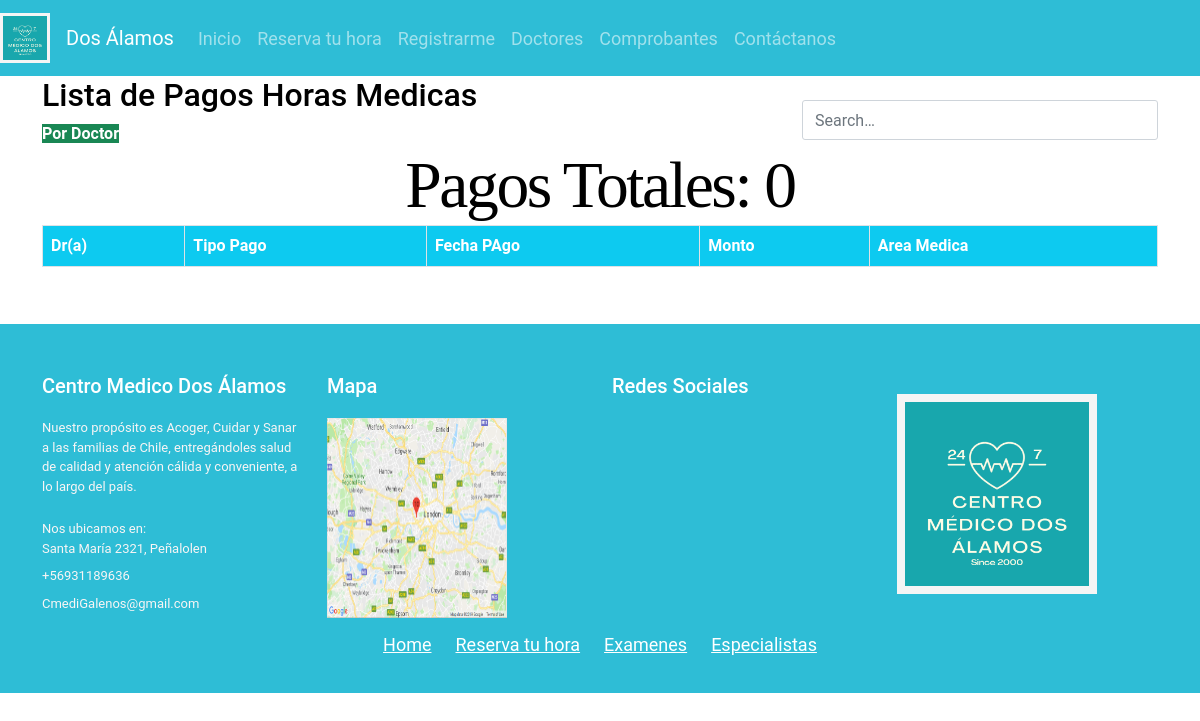
Page /informePagos/6/ on the earlier database version.
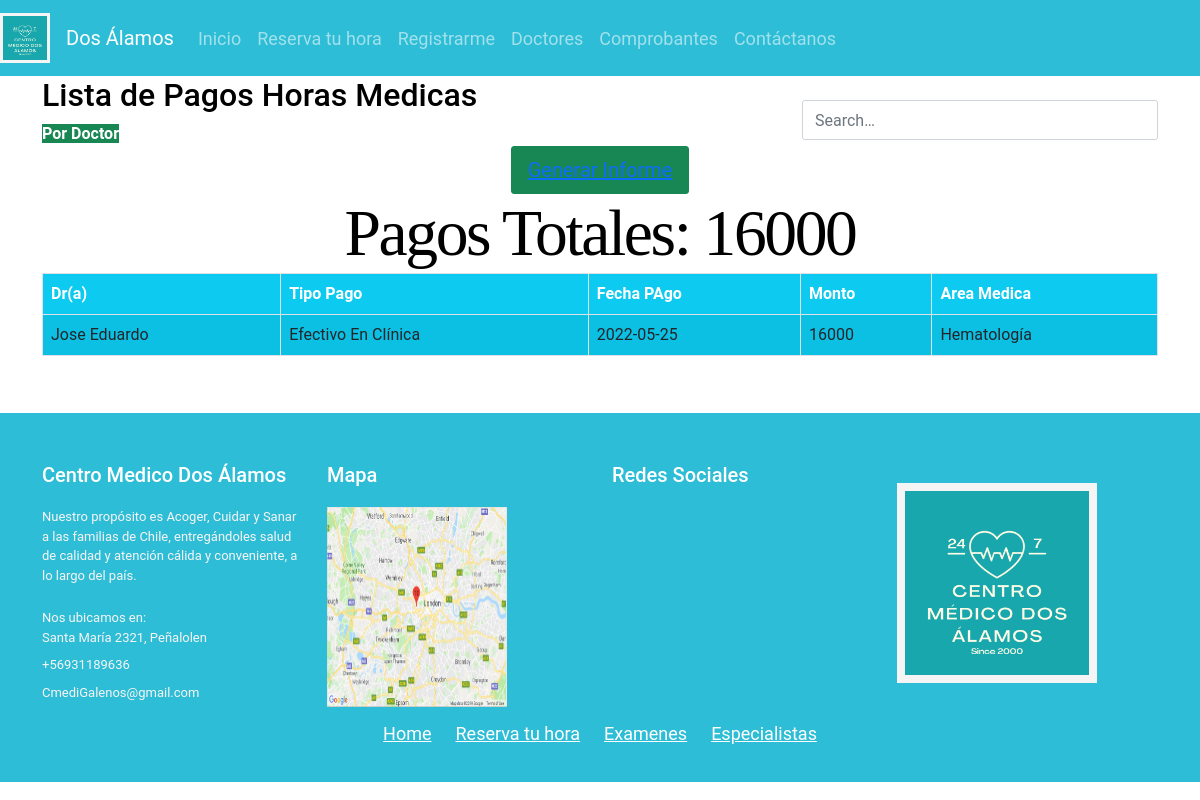
Same page on the later database version.
### core/models.py (models this page shows, shortened)
class horaMedica(models.Model):
    consulta = models.TextField( max_length=400)
    fkHora = models.ForeignKey(hora, on_delete=models.CASCADE)
    fecha = models.DateField(auto_now_add=False,auto_now=False,null=True,blank=True);
    fkPaciente = models.ForeignKey(paciente, on_delete=models.CASCADE)
    fkTipoPago = models.ForeignKey(tipoPago, on_delete=models.CASCADE)
    fkPago = models.ForeignKey(pago, on_delete=models.CASCADE)
    fkMedico = models.ForeignKey(doctor, on_delete=models.CASCADE)

class doctor(models.Model):
    nomDoc = models.CharField( max_length=50)
    aPatDoc = models.CharField( max_length=50)
    rutDoc = models.CharField( max_length=50)
    emailDoc = models.CharField( max_length=50)
    bornDateDoc = models.DateTimeField(auto_now_add=False,auto_now=False,null=True,blank=True);
    fkGender = models.ForeignKey(gender, on_delete=models.CASCADE, blank=True)
    fkComuna = models.ForeignKey(comuna, on_delete=models.CASCADE)
    fkAMedica = models.ForeignKey(areaMedica, on_delete=models.CASCADE)
    adressDoc = models.CharField(max_length=70)

class tipoPago(models.Model):
    tipoPag = models.CharField( max_length=50)
    def __str__(self):
        return self.tipoPag

class pago(models.Model):
    fkAreaMedica = models.ForeignKey(areaMedica, on_delete=models.CASCADE)
    valorPAg =  models.CharField(max_length=50)
    def __str__(self):
        return self.valorPAg

class areaMedica(models.Model):
    nomAMedica = models.CharField( max_length=50)
    def __str__(self):
        return self.nomAMedica

### core/views.py (the view)
# urls.py: path("informePagos/<idDoc>/", views.informePagos, name="informePagos"),
def informePagos(request, idDoc): #INFORME HORA CRUD
    horaMed = horaMedica.objects.filter(fkMedico=idDoc)
    pagoTotal = 0;
    for i in horaMed:
        print(i.fkPago)
        pagoTotal = pagoTotal + int(str(i.fkPago))
        print(pagoTotal)
    data = {
        'info' : horaMed,
        'total' : pagoTotal
    }
    return render(request, 'web/informePagos.html', data)

### core/templates/web/informePagos.html
{% extends 'web/base.html' %}
{% load static %}
{% block contenido %}
    {% block css %}
        <link rel="stylesheet" href="{% static 'app/css/index.css' %}">
        <link rel="stylesheet" href="{% static 'app/css/register.css' %}">
    {% endblock css %}
    <div class="container-xl">
        <div class="table-responsive">
            <div class="table-wrapper">
                <div class="table-title">
                    <div class="row">
                        <div class="col-sm-8"><h2>Lista de Pagos Horas Medicas</h2><b class="bg-success">Por Doctor</b></div>
                        <div class="col-sm-4">
                            <div class="search-box">
                                <i class="material-icons">&#xE8B6;</i>
                                <input type="text" class="form-control" placeholder="Search&hellip;">
                            </div>
                        </div>
                    </div>
                </div>
                <table class="table table-striped table-hover table-bordered bg-info">
                    <thead>
                        <tr>
                            <th>Dr(a)</th>
                            <th>Tipo Pago</th>
                            <th>Fecha PAgo</th>
                            <th>Monto</th>
                            <th>Area Medica</th>
                        </tr>
                    </thead>
                    <tbody>
                        {% for p in info %}
                            <tr>
                                <td>{{p.fkMedico.nomDoc | title}}</td>
                                <td>{{p.fkTipoPago | title}}</td>
                                <td>{{p.fecha | title }}</td>
                                <td>{{p.fkPago | title}}</td>
                                <td>{{p.fkPago.fkAreaMedica | title}}</td>
                            </tr>
                            <div class="form-group text-lg-center">
                                <button type="submit" class="btn btn-success btn-lg btn-block"><a href="{% url 'geninfoPagosHM' p.fkMedico.id%}">Generar Informe</a></button>
                            </div>
                        {% endfor %}
                        <div class="form-group text-lg-center">
                            <h1>Pagos Totales: {{total}}</h1>
                        </div>
                    </tbody>
                </table>
                <hr>
                <br>
            </div>
        </div>
    </div>
{% endblock contenido %}

Differences in the rows shown:
added horaMedica: fkMedico.nomDoc "Jose Eduardo", fkTipoPago "Efectivo En Clínica", fecha "2022-05-25", fkPago "16000", fkPago.fkAreaMedica "Hematología"
Other differences:
{{ total }}: "0" → "16000"
